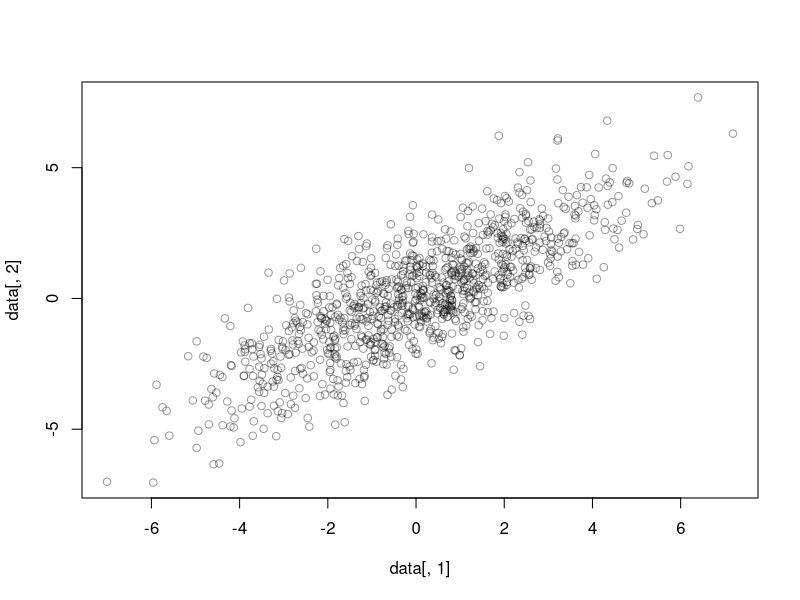

R code for this plot: (Note: this script raises an error after producing the figure.)

genDataPCA <- function(x, y, rot) {
  mat <-matrix(1000, 1000, 2)
  mat[, 1] <- x
  mat[, 2] <- y
  data <- mat %*% rot
  plot(data[, 1], data[, 2], col = rgb(0, 0, 0, 0.4))
  data
}
pca <- function(data, k) {
  #covariance.mat <- t(data) %*% data
  covariance.mat <- cov(data)
  eig.vecs <- eigen(covariance.mat)$vectors
  eig.vals <- eigen(covariance.mat)$values
  k.components <- eig.vecs[, 1:k]
  k.components
}

x <- rnorm(1000, mean = 0, sd = 1)
y <- rnorm(1000, mean = 0, sd = 1)
rot <-matrix(c(1,2,2,1), 2, 2)
data <- genDataPCA(x, y, rot)
pc_2 <- pca(data, 2)
eig.vecs <- eigen(covariance.mat)$vectors
eig.vals <- eigen(covariance.mat)$values
evecs1 <- pc_2[, 1] * eig.vals[1]
evecs2 <- pc_2[, 2] * eig.vals[2]
lines(x=c(0, evecs1[1]), y=c(0, evecs1[2]), col = "red")
lines(x=c(0, evecs2[1]), y=c(0, evecs2[2]), col = "red")

